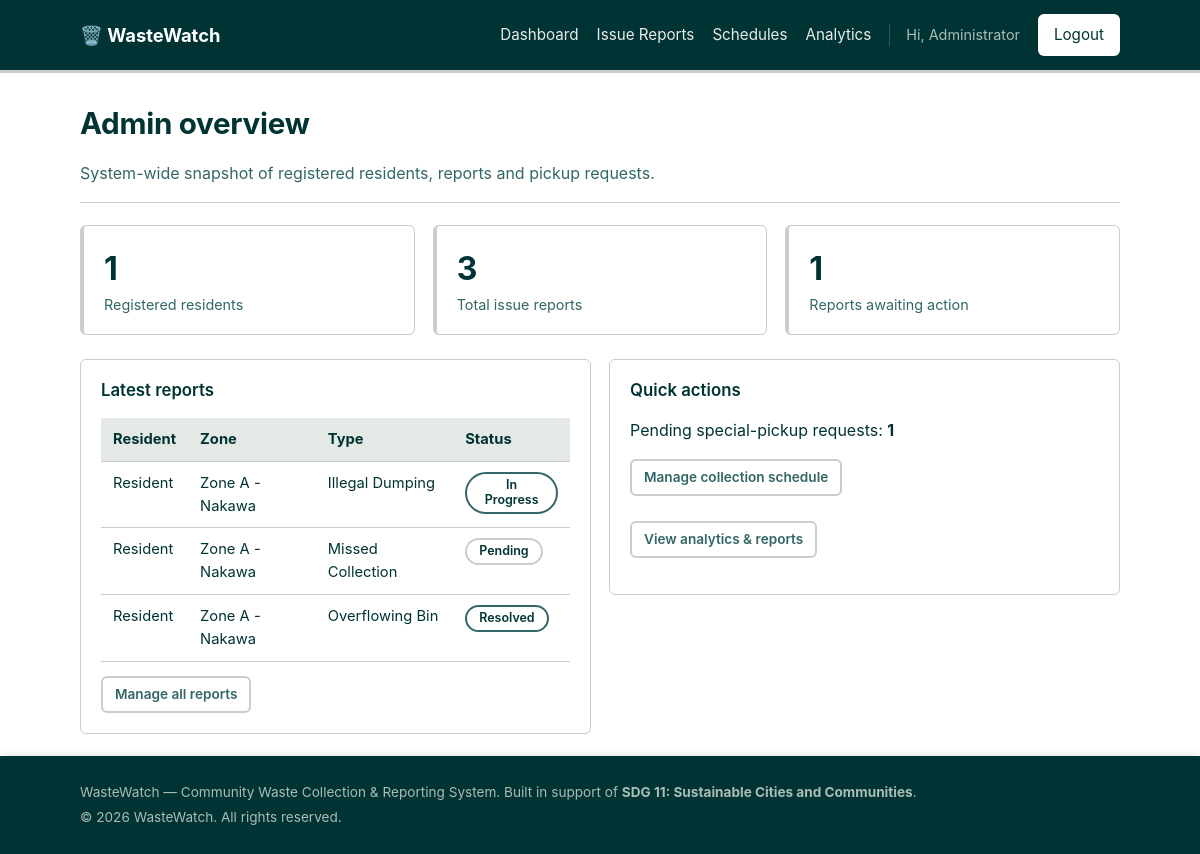
Page /admin/dashboard.php (signed in) on the committed database.
### tables this page shows
CREATE TABLE reports (
    report_id INT AUTO_INCREMENT PRIMARY KEY,
    user_id INT NOT NULL,
    zone_id INT NOT NULL,
    report_type ENUM('Missed Collection','Illegal Dumping','Overflowing Bin','Other') NOT NULL,
    description TEXT NOT NULL,
    location_details VARCHAR(255) DEFAULT NULL,
    status ENUM('Pending','In Progress','Resolved') NOT NULL DEFAULT 'Pending',
    admin_notes TEXT DEFAULT NULL,
    created_at TIMESTAMP DEFAULT CURRENT_TIMESTAMP,
    resolved_at TIMESTAMP NULL DEFAULT NULL,
    CONSTRAINT fk_reports_user FOREIGN KEY (user_id) REFERENCES users(user_id)
        ON DELETE CASCADE ON UPDATE CASCADE,
    CONSTRAINT fk_reports_zone FOREIGN KEY (zone_id) REFERENCES zones(zone_id)
        ON DELETE CASCADE ON UPDATE CASCADE
);

CREATE TABLE users (
    user_id INT AUTO_INCREMENT PRIMARY KEY,
    full_name VARCHAR(100) NOT NULL,
    username VARCHAR(50) NOT NULL UNIQUE,
    email VARCHAR(100) NOT NULL UNIQUE,
    password_hash VARCHAR(255) NOT NULL,
    phone VARCHAR(20) DEFAULT NULL UNIQUE,
    role ENUM('admin','resident') NOT NULL DEFAULT 'resident',
    zone_id INT DEFAULT NULL,
    created_at TIMESTAMP DEFAULT CURRENT_TIMESTAMP,
    CONSTRAINT fk_users_zone FOREIGN KEY (zone_id) REFERENCES zones(zone_id)
        ON DELETE SET NULL ON UPDATE CASCADE
);

CREATE TABLE zones (
    zone_id INT AUTO_INCREMENT PRIMARY KEY,
    zone_name VARCHAR(100) NOT NULL UNIQUE,
    zone_description VARCHAR(255) DEFAULT NULL
);

### includes/functions.php (called while the page is built, shortened)
<?php
function e($value)
{
    return htmlspecialchars($value ?? '', ENT_QUOTES, 'UTF-8');
}

### admin/dashboard.php (the view, shortened to what this page needs)
<?php
require_once __DIR__ . '/../includes/db.php';
require_once __DIR__ . '/../includes/functions.php';
$totalUsers   = (int) $pdo->query("SELECT COUNT(*) FROM users WHERE role='resident'")->fetchColumn();
$totalReports = (int) $pdo->query("SELECT COUNT(*) FROM reports")->fetchColumn();
$pendingCount = (int) $pdo->query("SELECT COUNT(*) FROM reports WHERE status='Pending'")->fetchColumn();
$pickupCount  = (int) $pdo->query("SELECT COUNT(*) FROM pickup_requests WHERE status='Pending'")->fetchColumn();
$stmt = $pdo->query("SELECT r.report_id, r.report_type, r.status, r.created_at, u.full_name, z.zone_name
                      FROM reports r
                      JOIN users u ON u.user_id = r.user_id
                      JOIN zones z ON z.zone_id = r.zone_id
                      ORDER BY r.created_at DESC LIMIT 6");
$latestReports = $stmt->fetchAll();
require __DIR__ . '/../includes/header.php';
?>
<div class="page-head">
    <div>
        <h1>Admin overview</h1>
        <p>System-wide snapshot of registered residents, reports and pickup requests.</p>
    </div>
</div>
<div class="grid grid-3">
    <div class="stat-card">
        <div class="stat-value"><?= $totalUsers ?></div>
        <div class="stat-label">Registered residents</div>
    </div>
    <div class="stat-card">
        <div class="stat-value"><?= $totalReports ?></div>
        <div class="stat-label">Total issue reports</div>
    </div>
    <div class="stat-card">
        <div class="stat-value"><?= $pendingCount ?></div>
        <div class="stat-label">Reports awaiting action</div>
    </div>
</div>
<div class="grid grid-2" style="margin-top:24px; align-items:start;">
    <div class="card">
        <h3>Latest reports</h3>
        <?php if (empty($latestReports)): ?>
            <p>No reports submitted yet.</p>
        <?php else: ?>
            <div class="table-wrap">
                <table>
                    <thead><tr><th>Resident</th><th>Zone</th><th>Type</th><th>Status</th></tr></thead>
                    <tbody>
                    <?php foreach ($latestReports as $r): ?>
                        <?php $cls = $r['status'] === 'Resolved' ? 'badge-resolved' : ($r['status'] === 'In Progress' ? 'badge-progress' : 'badge-pending'); ?>
                        <tr>
                            <td><?= e($r['full_name']) ?></td>
                            <td><?= e($r['zone_name']) ?></td>
                            <td><?= e($r['report_type']) ?></td>
                            <td><span class="badge <?= $cls ?>"><?= e($r['status']) ?></span></td>
                        </tr>
                    <?php endforeach; ?>
                    </tbody>
                </table>
            </div>
        <?php endif; ?>
        <a href="manage_reports.php" class="btn btn-secondary btn-sm" style="margin-top:14px;">Manage all reports</a>
    </div>
    <div class="card">
        <h3>Quick actions</h3>
        <p>Pending special-pickup requests: <strong><?= $pickupCount ?></strong></p>
        <p style="margin-top:14px;">
            <a href="manage_schedule.php" class="btn btn-secondary btn-sm">Manage collection schedule</a><br><br>
            <a href="reports_summary.php" class="btn btn-secondary btn-sm">View analytics &amp; reports</a>
        </p>
    </div>
</div>
<?php require __DIR__ . '/../includes/footer.php'; ?>

### assets/css/style.css (style rules this page uses)
:root { --ink: #003333; --ink-soft: #336666; --surface: #FFFFFF; --border: #CCCCCC; --ok: #006600; --ok-bg: #CCFFCC; --warn: #CC3300; --warn-bg: #FFCCCC; --radius: 6px; --font: -apple-system, BlinkMacSystemFont, "Segoe UI", Roboto, "Helvetica Neue", Arial, sans-serif; }
* { box-sizing: border-box; }
html, body { margin: 0; padding: 0; background: var(--surface); color: var(--ink); font-family: var(--font); font-size: 16px; line-height: 1.55; min-height: 100vh; }
a { color: var(--ok); }
h1, h2, h3 { line-height: 1.25; color: var(--ink); margin-top: 0; }
h1 { font-size: 1.85rem; font-weight: 700; letter-spacing: -0.01em; }
h3 { font-size: 1.05rem; font-weight: 600; }
p { max-width: 68ch; }
.page-head { display: flex; justify-content: space-between; align-items: flex-end; flex-wrap: wrap; gap: 10px; margin-bottom: 22px; border-bottom: 1px solid var(--border); padding-bottom: 16px; }
.page-head p { margin: 4px 0 0; color: var(--ink-soft); }
.grid { display: grid; gap: 18px; }
.grid-3 { grid-template-columns: repeat(3, 1fr); }
.grid-2 { grid-template-columns: repeat(2, 1fr); }
.card { background: var(--surface); border: 1px solid var(--border); border-radius: var(--radius); padding: 20px; }
.stat-card { background: var(--surface); border: 1px solid var(--border); border-left: 4px solid var(--border); border-radius: var(--radius); padding: 18px 20px; }
.stat-card .stat-value { font-size: 2rem; font-weight: 700; color: var(--ink); }
.stat-card .stat-label { color: var(--ink-soft); font-size: 0.9rem; }
.btn { display: inline-block; background: var(--surface); color: var(--ink); border: 2px solid var(--ink); padding: 11px 20px; border-radius: var(--radius); font-size: 0.95rem; font-weight: 600; cursor: pointer; text-decoration: none; margin-top: 18px; transition: all 0.2s ease; }
.btn-secondary { background: var(--surface); color: var(--ink-soft); border: 2px solid var(--border); }
.btn-sm { padding: 6px 12px; font-size: 0.85rem; margin-top: 0; }
.table-wrap { overflow-x: auto; }
table { width: 100%; border-collapse: collapse; background: var(--surface); font-size: 0.92rem; }
th, td { text-align: left; padding: 10px 12px; border-bottom: 1px solid var(--border); vertical-align: top; }
th { background: #E4E9E6; font-weight: 700; color: var(--ink); }
.badge { display: inline-block; padding: 4px 12px; border-radius: 999px; font-size: 0.78rem; font-weight: 600; text-align: center; line-height: 1.2; }
.badge-pending { background: var(--surface); color: var(--ink); border: 2px solid var(--border); font-weight: 600; }
.badge-progress { background: var(--surface); color: var(--ink); border: 2px solid var(--ink-soft); font-weight: 600; }
.badge-resolved { background: var(--surface); color: var(--ink); border: 2px solid var(--ink-soft); font-weight: 600; }

### rows in the picture
reports: user.full_name "Resident", zone.zone_name "Zone A - Nakawa", report_type "Illegal Dumping", status "In Progress"
reports: user.full_name "Resident", zone.zone_name "Zone A - Nakawa", report_type "Missed Collection", status "Pending"
reports: user.full_name "Resident", zone.zone_name "Zone A - Nakawa", report_type "Overflowing Bin", status "Resolved"

### other values in the picture
$_SESSION['full_name'] "Administrator"
$totalUsers "1"
$totalReports "3"
$pendingCount "1"
$pickupCount "1"
